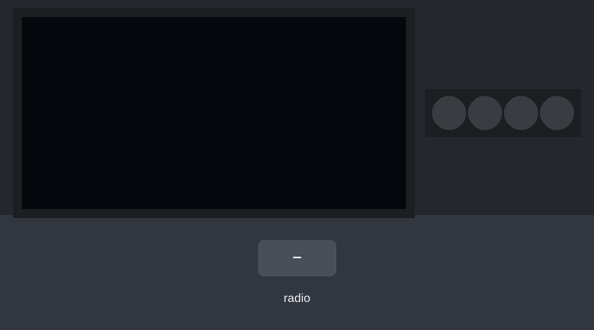
The program below on a simulated BBC micro:bit (MakeCode). Shown: 128×64 one-colour display, 4 RGB LEDs in strip order, left to right. The test bench sets the inputs (shaded band). Dim RGB values are drawn brighter than linear; the OLED is the two-colour kind (top 16 rows yellow).

Above: at 1.2 s.
1.3 s: radio message "1" arrives
At 2.5 s:
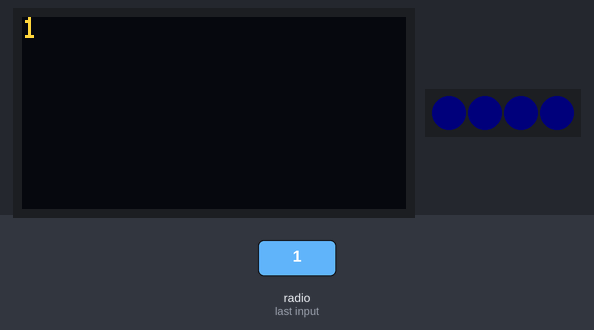
2.8 s: radio message "50" arrives
At 3.7 s:
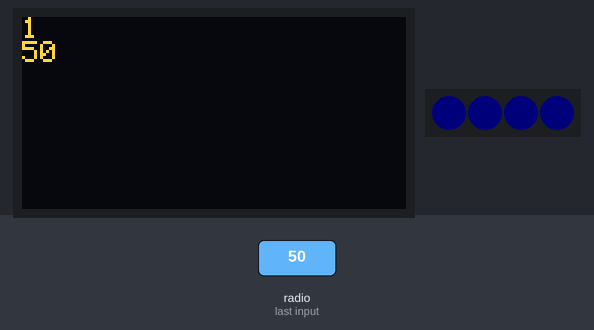
Timing chart, 0 to 5.8 s (numbered marks = the images above; inputs shaded):
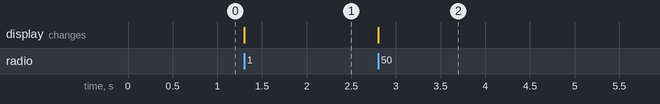

The program:

main.ts
```typescript
OLED.init(128, 64)
radio.setGroup(2)
let kolory = robotbit.rgb()
radio.setTransmitPower(7)
radio.onReceivedString(function on_received_string(receivedString: string) {
    let temp = parseFloat(receivedString)
    if (temp < 32 || temp > 36) {
        kolory.showColor(7)
    }

    OLED.writeStringNewLine(receivedString)

})
```

test.ts
```typescript
// tu są testy; nie będzie to kompilowane, gdy ten pakiet będzie używany jako rozszerzenie.
```

Measured:
- after the input at 1.3 s, the display: changes at once (image 1)
- after the input at 2.8 s, the display: changes at once (image 2)
